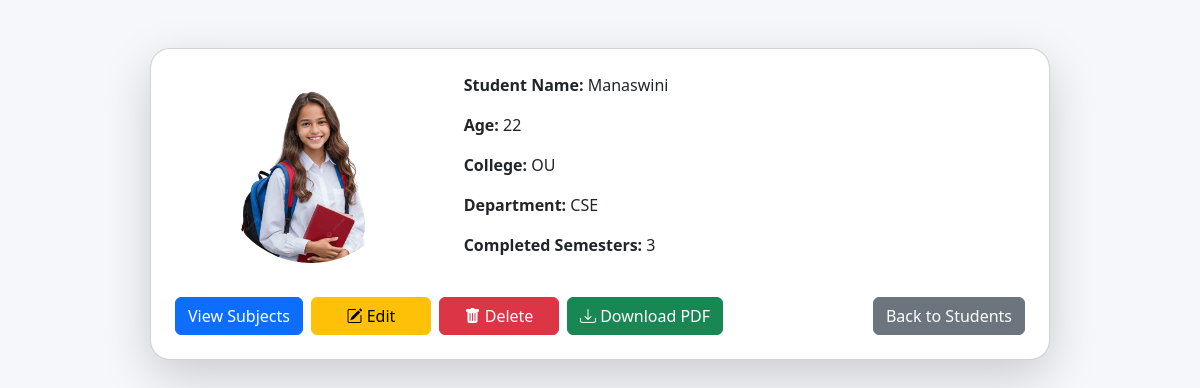
Page /student/17/ on the earlier database version.
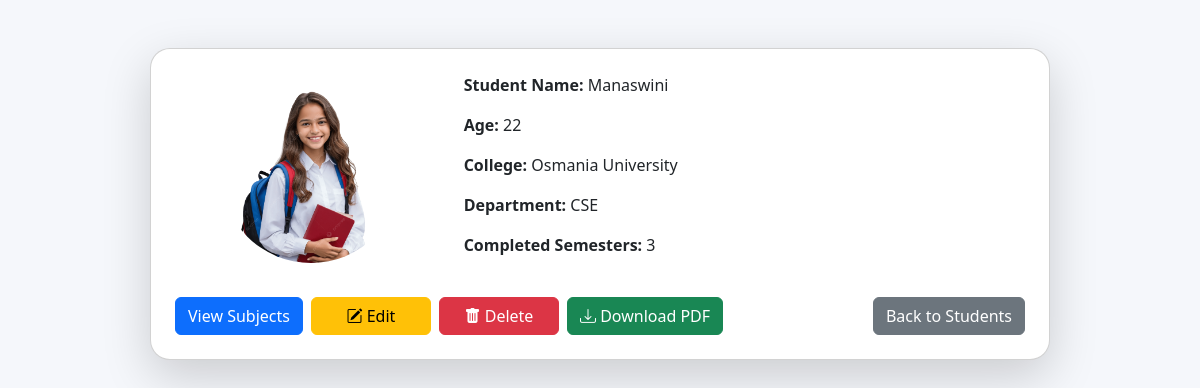
Same page on the later database version.
### app2/models.py (models this page shows, shortened)
class Student(models.Model):
    sid = models.AutoField(primary_key=True)
    sname = models.CharField(max_length=100)
    sage = models.PositiveIntegerField()
    college = models.ForeignKey(College, on_delete=models.CASCADE)
    department = models.ForeignKey(Department, on_delete=models.CASCADE)
    semester = models.ForeignKey(Semester, on_delete=models.CASCADE, null=True, blank=True)
    photo = models.ImageField(upload_to='students/', blank=True, null=True)
    joined_year = models.PositiveIntegerField("Joined Year")

class College(models.Model):
    cid = models.AutoField(primary_key=True)
    college_name = models.CharField(max_length=100)

class Department(models.Model):
    did = models.AutoField(primary_key=True)
    dept_name = models.CharField(max_length=100)

### app2/views.py (the view)
# urls.py: path('student/<int:student_id>/', views.student_profile, name='student_profile'),
def student_profile(request, student_id):
    student = get_object_or_404(Student, sid=student_id)
    colleges = College.objects.all()
    departments = Department.objects.all()
    completed_semesters = calculate_completed_semesters(student.joined_year)
    semesters = Semester.objects.all().order_by("year", "sem_name")
    marks_map = {m.subject_id: m.marks for m in Mark.objects.filter(student=student)}
    semester_subjects = []
    total_points = 0
    subjects_with_marks_count = 0
    for sem_index, sem in enumerate(semesters, start=1):
        subjects = Subject.objects.filter(
            department=student.department,
            semester=sem
        ).order_by("subject_id")
        subjects_with_marks = []
        sem_total_points = 0
        sem_total_credits = 0
        for sub in subjects:
            marks = marks_map.get(sub.subject_id)
            earned_credits = 0
            gp = 0
            if marks is not None and sem_index <= completed_semesters:
                gp = get_grade_point(marks)
                sem_total_points += gp * sub.credits
                sem_total_credits += sub.credits
                total_points += gp
                subjects_with_marks_count += 1
                if marks >= PASS_MARK:
                    earned_credits = sub.credits
            subjects_with_marks.append({
                "subject": sub,
                "marks": marks if sem_index <= completed_semesters else None,
                "earned_credits": earned_credits,
                "grade_point": gp
            })
        semester_gpa = round(
            sem_total_points / sem_total_credits, 2
        ) if sem_total_credits else None
        semester_subjects.append({
            "semester": sem,
            "subjects": subjects_with_marks,
            "is_completed": sem_index <= completed_semesters,
            "semester_gpa": semester_gpa
        })
    cgpa = round(
        total_points / subjects_with_marks_count, 2
    ) if subjects_with_marks_count else 0.00
    return render(request, "app/student_profile.html", {
        "student": student,
        "colleges": colleges,
        "departments": departments,
        "semester_subjects": semester_subjects,
        "completed_semesters": completed_semesters,
        "total_credits": sum(
            sub['earned_credits']
            for sem in semester_subjects
            for sub in sem['subjects']
        ),
        "cgpa": cgpa
    })

### app2/views.py (called while the page is built)
def calculate_completed_semesters(joined_year):
    today = date.today()
    years_passed = today.year - joined_year
    if today.month >= 6:
        completed = years_passed * 2
    else:
        completed = (years_passed * 2) - 1
    return max(0, min(completed, 8))

def get_grade_point(marks):
    if marks >= 90: return 10
    if marks >= 80: return 9
    if marks >= 70: return 8
    if marks >= 60: return 7
    if marks >= 50: return 6
    if marks >= 40: return 5
    return 0

### templates/app/student_profile.html (shortened to what this page needs)
<!DOCTYPE html>
<html lang="en">
<head>
    <link href="https://cdn.jsdelivr.net/npm/bootstrap@5.3.2/dist/css/bootstrap.min.css" rel="stylesheet">
    <link rel="stylesheet" href="https://cdn.jsdelivr.net/npm/bootstrap-icons@1.10.5/font/bootstrap-icons.css">
</head>
<body>
    <div class="container mt-5">
        <div class="card p-4 shadow-lg" style="max-width: 900px; margin:auto;">
            <div class="row g-3 align-items-center">
                <div class="col-md-4 text-center">
                    {% if student.photo %}
                    <img src="{{ student.photo.url }}" alt="Student Photo" class="profile-photo">
                    {% else %}
                    <img src="https://via.placeholder.com/180" alt="No Photo" class="profile-photo">
                    {% endif %}
                </div>
                <div class="col-md-8">
                    <p><strong>Student Name:</strong> {{ student.sname }}</p>
                    <p><strong>Age:</strong> {{ student.sage }}</p>
                    <p><strong>College:</strong> {{ student.college.college_name }}</p>
                    <p><strong>Department:</strong> {{ student.department.dept_name }}</p>
                    <p><strong>Completed Semesters:</strong> {{ completed_semesters }}</p>
                </div>
            </div>
            <div class="d-flex justify-content-between mt-4 action-buttons">
                <div class="d-flex gap-2">
                    <button class="btn btn-primary" id="toggleSubjectsBtn">View Subjects</button>
                    <button class="btn btn-warning" data-bs-toggle="modal" data-bs-target="#editStudentModal">
                        <i class="bi bi-pencil-square"></i> Edit
                    </button>
                    <button class="btn btn-danger" data-bs-toggle="modal" data-bs-target="#deleteStudentModal">
                        <i class="bi bi-trash-fill"></i> Delete
                    </button>
                    <a href="{% url 'export_student_pdf' student.sid %}"
   class="btn btn-success">
   <i class="bi bi-download"></i> Download PDF
</a>
                </div>
                <a href="{% url 'home' %}" class="btn btn-secondary">Back to Students</a>
            </div>
        </div>
    </div>
</body>
</html>

Differences in the rows shown:
changed through a linked row, Student "Manaswini": college.college_name "OU" → "Osmania University"
